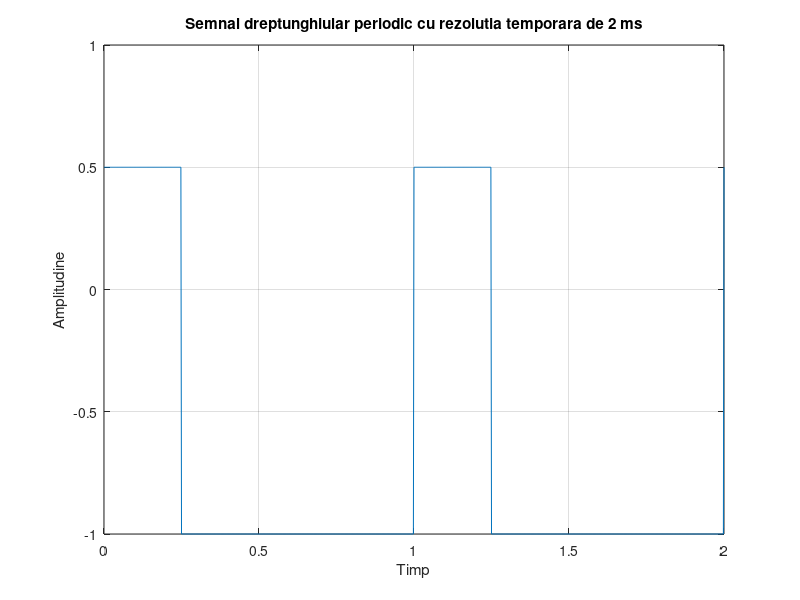

Write the MATLAB code that produced this figure.

n=25;                                             % factor de umplere

t=0:0.002:2;                                      % un vector prntru timp care merge de la 0 la 2 secunde, cu pasul de 2 ms

s= (1-n/100)*square(t*2*pi, n) - n/100;           % square se foloseste pentru a reprezenta grafic semnalul dreptunghiular si, deoarece nivelul maxim este diferit de nivelul minim, se va inmulti cu 1-n/100 si se va scadea n/100 pentru a avea 0.5 nivelul maxim si -1 nivelul minim

figure(1);                                        % numele figurii

plot (t,s);                                       %  se vor reprezenta grafic elementele vectorului s în funcţie de elementele vectorului t 

xlabel('Timp');                                   % denumirea axei x

ylabel('Amplitudine');                            % denumirea axei y

title('Semnal dreptunghiular periodic cu rezolutia temporara de 2 ms'); %titlul figurii

grid                                              % reteaua de linii
